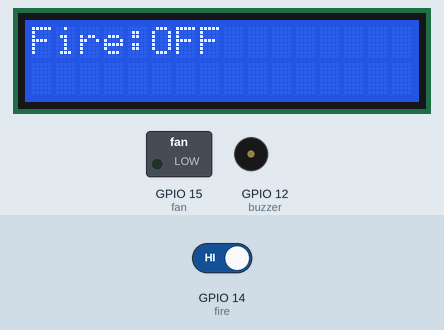
A sketch run on a simulated ESP8266 (NodeMCU). On the bench: 16×2 character LCD, switched loads named in the sketch (green lamp = pin HIGH), buzzer (waves = sounding, pin HIGH). The test bench sets the inputs (shaded band); at power-on: GPIO 14 (fire) HIGH. WiFi joins after 1.5 s; servers stay silent unless stated.

Above: at 10.2 s.
10.3 s: GPIO 14 (fire) driven LOW
At 12.7 s:
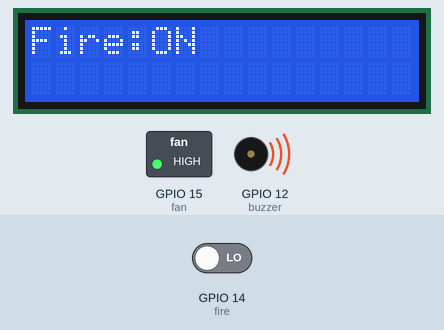
13.8 s: GPIO 14 (fire) driven HIGH
At 15.0 s:
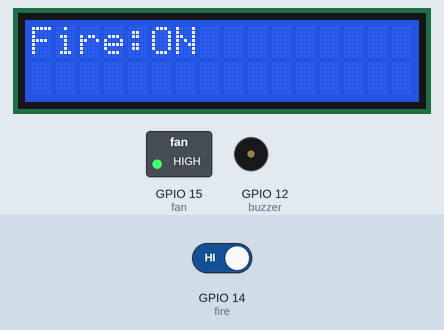
Timing chart, 0 to 16.8 s (numbered marks = the images above; inputs shaded):
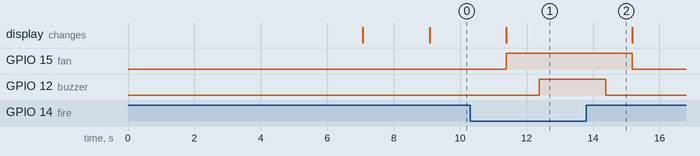

The sketch:

project.ino
```cpp
#include <stdio.h>

#include <ESP8266WiFi.h>
#include "ThingSpeak.h"

#include <LiquidCrystal_I2C.h>

// set the LCD number of columns and rows
int lcdColumns = 16;
int lcdRows = 2;

LiquidCrystal_I2C lcd(0x27, lcdColumns, lcdRows);


const char* ssid = "iotserver";
const char* password = "iotserver123";

WiFiClient  client;

unsigned long myChannelNumber = 2396109;
const char * myWriteAPIKey = "9LCLAMKNNWN8D98C";

// Timer variables
unsigned long lastTime = 0;
unsigned long timerDelay = 30000;


int fan    = 15;
int fire   = 14;
int buzzer = 12;

void beep()
{
  digitalWrite(buzzer, HIGH);delay(2000);digitalWrite(buzzer, LOW);delay(500);
}
void setup()
{
  Serial.begin(9600);

  pinMode(fan, OUTPUT);
  pinMode(fire, INPUT);
  pinMode(buzzer, OUTPUT);

  digitalWrite(fan, LOW);
  digitalWrite(buzzer, LOW);

  WiFi.mode(WIFI_STA);
  WiFi.begin(ssid, password);
    delay(5000);
  ThingSpeak.begin(client);  // Initialize ThingSpeak
    delay(2000);

  lcd.init();
  lcd.backlight();
  delay(2000);

  lcd.clear();
  lcd.print("Fire:");  //5,0
 // serialEvent();
}
int sts1=0,sts2=0;
int cntlmk=0;
void loop()
{

 if(digitalRead(fire) == LOW)
   {
    lcd.setCursor(5,0);lcd.print("ON  ");

    digitalWrite(fan, HIGH);delay(1000);
    beep();

    sts1++;sts2=0;
    if(sts1 >= 2){sts1=2;}
    if(sts1 == 1)
      {
       ThingSpeak.setField(1, 100);
       ThingSpeak.writeFields(myChannelNumber, myWriteAPIKey);
      }
    }

 if(digitalRead(fire) == HIGH)
   {
    lcd.setCursor(5,0);lcd.print("OFF ");
    digitalWrite(fan, LOW);delay(1000);

    sts2++;sts1=0;
    if(sts2 >= 2){sts2=2;}
    if(sts2 == 1)
      {
       ThingSpeak.setField(1, 0);
       ThingSpeak.writeFields(myChannelNumber, myWriteAPIKey);
      }
   }

 delay(1000);
}
```

Measured:
- after the input at 10.3 s, GPIO 15 (fan): LOW → HIGH after 1.1 s; GPIO 12 (buzzer): LOW → HIGH after 2.1 s; the display: changes after 1.1 s (image 1)
- after the input at 13.8 s, GPIO 15 (fan): HIGH → LOW after 1.4 s; GPIO 12 (buzzer): goes on until 14.4 s, then stays LOW
